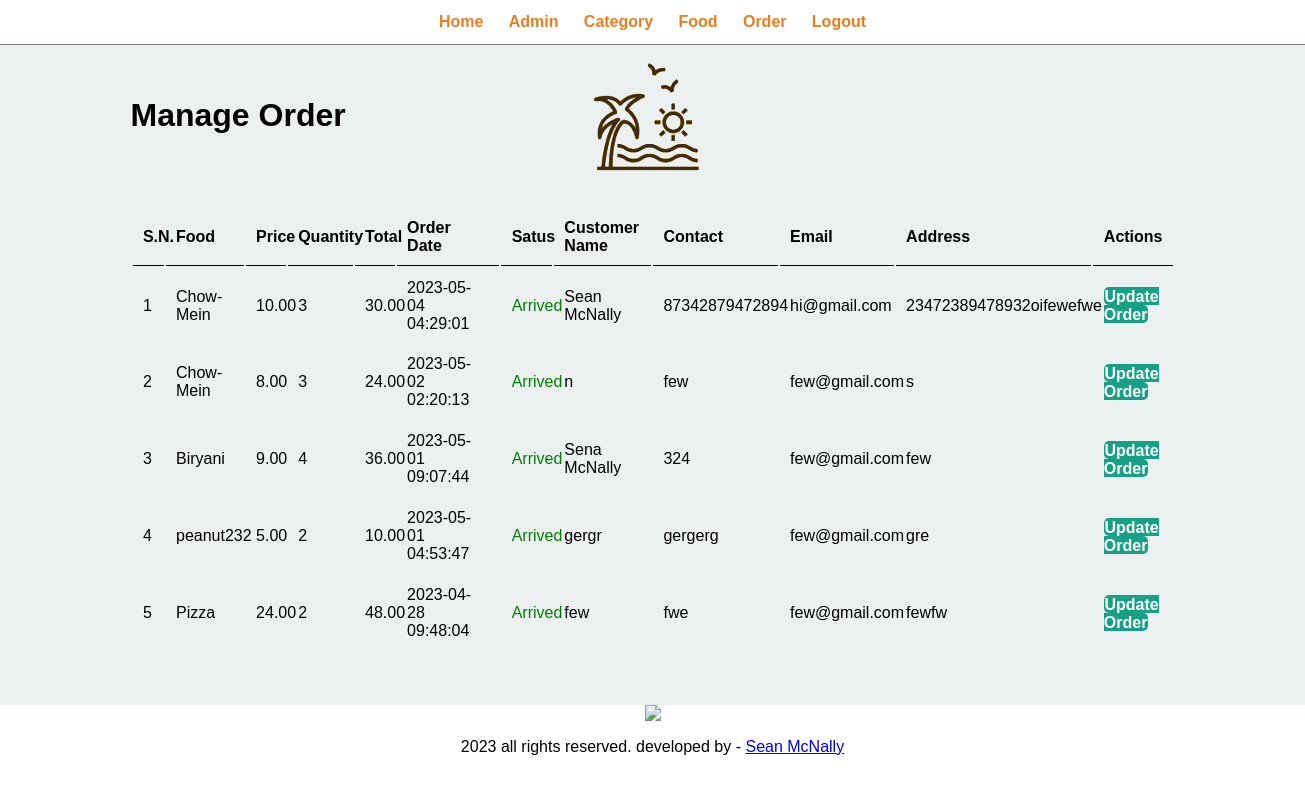
The page /admin/manage-order.php on the database its author committed.
### tables this page shows
CREATE TABLE `tbl_order` (
  `id` int(10) UNSIGNED NOT NULL,
  `food` varchar(150) NOT NULL,
  `price` decimal(10,2) NOT NULL,
  `qty` int(11) NOT NULL,
  `total` decimal(10,2) NOT NULL,
  `order_date` datetime NOT NULL,
  `status` varchar(50) NOT NULL,
  `customer_name` varchar(150) NOT NULL,
  `customer_contact` varchar(20) NOT NULL,
  `customer_email` varchar(150) NOT NULL,
  `customer_address` varchar(255) NOT NULL
);

### admin/manage-order.php (the view, shortened to what this page needs)
<?php include('partials/menu.php');  ?>
<div class="main-content">
    <div class="wrapper">
        <h1>Manage Order</h1>
               <br /><br />
               <br><br>
               <table class="tbl-full">
                    <tr>
                        <th>S.N.</th>
                        <th>Food</th>
                        <th>Price</th>
                        <th>Quantity</th>
                        <th>Total</th>
                        <th>Order Date</th>
                        <th>Satus</th>
                        <th>Customer Name</th>
                        <th>Contact</th>
                        <th>Email</th>
                        <th>Address</th>
                        <th>Actions</th>
                    </tr>
                    <?php
                        $sql = "SELECT * FROM tbl_order ORDER BY id DESC" ;
                        $res = mysqli_query($conn, $sql);
                        $count = mysqli_num_rows($res);
                        $sn = 1;
                        if($count>0)
                        {
                            while($row=mysqli_fetch_assoc($res))
                            {
                                $id = $row['id'];
                                $food = $row['food'];
                                $price = $row['price'];
                                $qty = $row['qty'];
                                $total = $row['total'];
                                $order_date = $row['order_date'];
                                $status = $row['status'];
                                $customer_name = $row['customer_name'];
                                $customer_contact = $row['customer_contact'];
                                $customer_email = $row['customer_email'];
                                $customer_address = $row['customer_address'];
                                ?>
                                        <tr>
                                            <td><?php echo $sn++; ?></td>
                                            <td><?php echo $food; ?></td>
                                            <td><?php echo $price; ?></td>
                                            <td><?php echo $qty; ?></td>
                                            <td><?php echo $total; ?></td>
                                            <td><?php echo $order_date; ?></td>
                                            <td>
                                                <?php
                                                    if($status=="Ordered")
                                                    {
                                                        echo "<label>$status</label>";
                                                    }
                                                    elseif($status=="Your Food Is On The Way")
                                                    {
                                                        echo "<label style='color: orange;'>$status</label>";
                                                    }
                                                    elseif($status=="Arrived")
                                                    {
                                                        echo "<label style='color: green;'>$status</label>";
                                                    }
                                                    elseif($status=="Cancelled")
                                                    {
                                                        echo "<label style='color: red;'>$status</label>";
                                                    }
                                                ?>
                                            </td>
                                            <td><?php echo $customer_name; ?></td>
                                            <td><?php echo $customer_contact; ?></td>
                                            <td><?php echo $customer_email; ?></td>
                                            <td><?php echo $customer_address; ?></td>
                                            <td>
                                                <a href="<?php echo SITEURL; ?>admin/update-order.php?id=<?php echo $id; ?>" class="btn-secondary">Update Order</a>
                                            </td>
                                        </tr>
                                <?php
                            }
                        }
                        else
                        {
                            echo "<tr><td colspan='12' class='error'>Orders Unavailable</td></tr>";
                        }
                    ?>
               </table>
    </div>
</div>
<?php include('partials/footer.php'); ?>

### css/admin.css (style rules this page uses)
* { margin: 0; padding: 0; font-family: Arial, Helvetica, sans-serif; }
.wrapper { padding: 1%; width: 80%; margin: 0 auto; }
.tbl-full { width: 100%; }
table tr th { border-bottom: 1px solid black; padding: 1%; text-align: left; }
table tr td { padding: 1%; }
.btn-secondary { background-color: #16a085; padding: 1%; color: white; text-decoration: none; font-weight: bold; }
.btn-secondary { border-radius: 5px; }
.main-content { background-color: #ecf0f1; padding: 3% 0; }

### rows shown on the page
tbl_order: food "Chow-Mein", price "10.00", qty "3", total "30.00", order_date "2023-05-04 04:29:01", status "Arrived", customer_name "Sean McNally", customer_contact "87342879472894", customer_email "hi@gmail.com", customer_address "23472389478932oifewefwe"
tbl_order: food "Chow-Mein", price "8.00", qty "3", total "24.00", order_date "2023-05-02 02:20:13", status "Arrived", customer_name "n", customer_contact "few", customer_email "few@gmail.com", customer_address "s"
tbl_order: food "Biryani", price "9.00", qty "4", total "36.00", order_date "2023-05-01 09:07:44", status "Arrived", customer_name "Sena McNally", customer_contact "324", customer_email "few@gmail.com", customer_address "few"
tbl_order: food "peanut232", price "5.00", qty "2", total "10.00", order_date "2023-05-01 04:53:47", status "Arrived", customer_name "gergr", customer_contact "gergerg", customer_email "few@gmail.com", customer_address "gre"
tbl_order: food "Pizza", price "24.00", qty "2", total "48.00", order_date "2023-04-28 09:48:04", status "Arrived", customer_name "few", customer_contact "fwe", customer_email "few@gmail.com", customer_address "fewfw"
